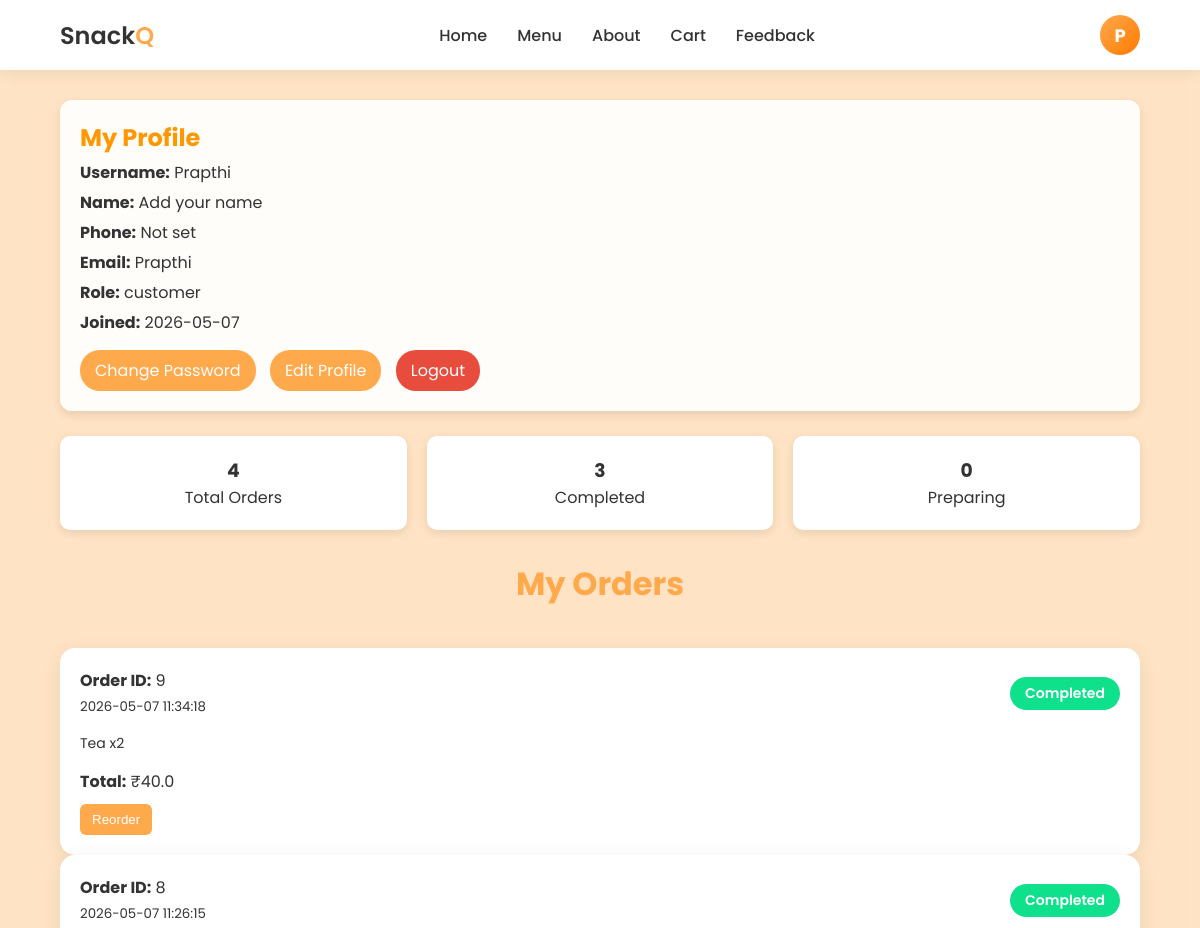
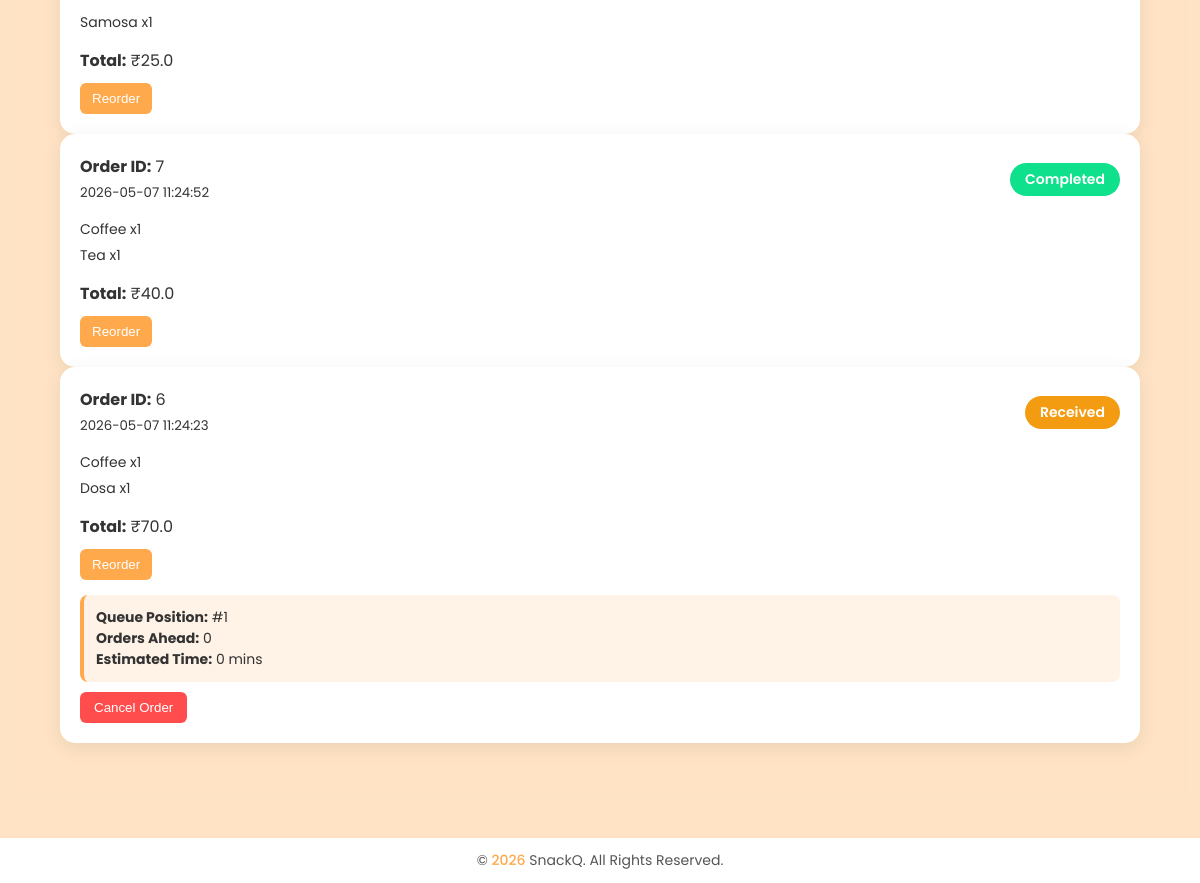
Page /profile (signed in) on the committed database (2 pictures, top to bottom).
### tables this page shows
CREATE TABLE users (
            id INTEGER PRIMARY KEY AUTOINCREMENT,
            username TEXT UNIQUE,
            password TEXT,
            role TEXT DEFAULT 'user',
            full_name TEXT,
            email TEXT,
            phone TEXT,
            created_at TEXT DEFAULT CURRENT_TIMESTAMP
        );

CREATE TABLE orders (
            id INTEGER PRIMARY KEY AUTOINCREMENT,
            user_id INTEGER,
            total_amount REAL,
            status TEXT,
            created_at TIMESTAMP DEFAULT CURRENT_TIMESTAMP
        );

CREATE TABLE order_items (
            id INTEGER PRIMARY KEY AUTOINCREMENT,
            order_id INTEGER,
            item_name TEXT,
            price REAL,
            quantity INTEGER
        );

### app.py (the view)
@app.route("/profile")
def profile():
    if session.get("role") != "customer":
        return "Access Denied"
    conn = get_db_connection()
    user = conn.execute("""
        SELECT username, full_name, email, phone, role, created_at
        FROM users
        WHERE id=?
    """, (session["user_id"],)).fetchone()
    active_orders = conn.execute("""
        SELECT id FROM orders
        WHERE status NOT IN ('Completed', 'Cancelled')
        ORDER BY id ASC
    """).fetchall()
    active_order_ids = [order["id"] for order in active_orders]
    orders = conn.execute("""
        SELECT * FROM orders
        WHERE user_id=?
        ORDER BY id DESC
    """, (session["user_id"],)).fetchall()
    orders_with_details = []
    for order in orders:
        items = conn.execute("""
            SELECT * FROM order_items
            WHERE order_id=?
        """, (order["id"],)).fetchall()
        if order["id"] in active_order_ids:
            position = active_order_ids.index(order["id"]) + 1
            orders_ahead = position - 1
            estimated_time = orders_ahead * 5
        else:
            position = "-"
            orders_ahead = "-"
            estimated_time = "-"
        orders_with_details.append({
            "id": order["id"],
            "status": order["status"],
            "created_at": order["created_at"],
            "total_amount": order["total_amount"],
            "items": items,
            "position": position,
            "orders_ahead": orders_ahead,
            "estimated_time": estimated_time
        })
    conn.close()
    return render_template(
        "profile.html",
        orders=orders_with_details,
        user=user
    )

### app.py (called while the page is built)
def get_db_connection():
    conn = sqlite3.connect(DATABASE)
    conn.row_factory = sqlite3.Row
    return conn

### templates/profile.html (shortened to what this page needs)
{% extends "base.html" %}
{% block content %}
<section class="dashboard-section">
    <div class="profile-card">
    <h2>My Profile</h2>
    <div class="profile-info">
        <p><strong>Username:</strong> {{ user.username.split('@')[0] }}</p>
        <p><strong>Name:</strong> {{ user.full_name or "Add your name" }}</p>
        <p><strong>Phone:</strong> {{ user.phone or "Not set" }}</p>
        <p><strong>Email:</strong> {{ user.username }}</p>
        <p><strong>Role:</strong> {{ user.role }}</p>
        {% if user.created_at %}
            <p><strong>Joined:</strong> {{ user.created_at.split(" ")[0] }}</p>
        {% endif %}
    </div>
    <div class="profile-actions">
        <a href="/change_password" class="profile-btn">Change Password</a>
        <a href="/edit_profile" class="profile-btn">Edit Profile</a>
        <a href="/logout" class="profile-btn logout">Logout</a>
    </div>
    </div>
    <div class="profile-stats">
    <div class="stat-box">
        <h3>{{ orders|length }}</h3>
        <p>Total Orders</p>
    </div>
    <div class="stat-box">
        <h3>
            {{ orders | selectattr('status', 'equalto', 'Completed') | list | length }}
        </h3>
        <p>Completed</p>
    </div>
    <div class="stat-box">
        <h3>
            {{ orders | selectattr('status', 'equalto', 'Preparing') | list | length }}
        </h3>
        <p>Preparing</p>
    </div>
    </div>
    <h2 class="dashboard-title">My Orders</h2>
    {% if orders %}
        {% for order in orders %}
        <div class="order-card">
            <div class="order-header">
                <div>
                    <strong>Order ID:</strong> {{ order.id }} <br>
                    <small class="order-date">{{ order.created_at }}</small>
                </div>
                <span class="status-badge {{ order.status }}">
                    {{ order.status }}
                </span>
            </div>
            <div class="order-items">
                {% for item in order["items"] %}
                <div class="order-item">
                    <span>{{ item.item_name }}</span>
                    <span>x{{ item.quantity }}</span>
                </div>
                {% endfor %}
            </div>
            <div class="order-total">
                <strong>Total:</strong> ₹{{ order.total_amount }}
            </div>
            {% if order.status != "Cancelled" %}
                <form method="POST" action="/reorder/{{ order.id }}">
                    <button class="reorder-btn">Reorder</button>
                </form>
            {% endif %}
            {% if order.status not in ["Completed", "Cancelled"] %}
            <div class="queue-info">
                <div><strong>Queue Position:</strong> #{{ order.position }}</div>
                <div><strong>Orders Ahead:</strong> {{ order.orders_ahead }}</div>
                <div><strong>Estimated Time:</strong> {{ order.estimated_time }} mins</div>
            </div>
            {% endif %}
            {% if order.status == "Received" %}
                <form method="POST" action="/cancel_order/{{ order.id }}">
                    <button class="cancel-btn"
                        onclick="return confirm('Are you sure you want to cancel this order?')">
                        Cancel Order
                    </button>
                </form>
            {% endif %}
        </div>
        {% endfor %}
    {% else %}
        <div class="no-orders">
            <p>No orders yet 🍽</p>
            <a href="/menu" class="auth-btn">Order Now</a>
        </div>
    {% endif %}
</section>
{% endblock %}

### templates/base.html (shortened to what this page needs)
<!DOCTYPE html>
<html lang="en">
<head>
    <link rel="stylesheet" href="{{ url_for('static', filename='css/style.css') }}">
</head>
<body>
    <nav class="navbar">
        <div class="logo">Snack<span>Q</span></div>
        <ul class="nav-links">
            {% if not session.get("role") %}
            <li><a href="/">Home</a></li>
            <li><a href="/menu">Menu</a></li>
            <li><a href="/about">About</a></li>
            <li><a href="/feedback">Feedback</a></li>
            {% elif session.get("role") == "customer" %}
            <li><a href="/">Home</a></li>
            <li><a href="/menu">Menu</a></li>
            <li><a href="/about">About</a></li>
            <li><a href="/cart" class="cart-link">
            Cart
            <span id="cart-count" class="cart-badge">0</span></a></li>
            <li><a href="/feedback">Feedback</a></li>
            {% endif %}
        </ul>
        <div class="nav-buttons">
            {% if session.get("role") == "customer" %}
                <div class="profile-dropdown">
                    <div class="profile-icon" onclick="toggleDropdown()">
                    {{ session.get("user")[0].upper() if session.get("user") else "U" }}
                    </div>
                </div>
            {% elif session.get("role") == "staff" %}
            <a href="/staff" class="login-btn">Dashboard</a>
            <a href="/menu">View Menu</a>
            <a href="/staff/menu">Manage Menu</a>
            <a href="/logout" class="register-btn">Logout</a>
            {% elif session.get("role") == "admin" %}
            <a href="/admin" class="login-btn">Admin Panel</a>
            <a href="/menu">View Menu</a>
            <a href="/admin/feedback">Feedback</a>
            <a href="/logout" class="register-btn">Logout</a>
            {% else %}
            <a href="/login" class="login-btn">Login</a>
            <a href="/register" class="register-btn">Register</a>
            {% endif %}
        </div>
    </nav>
    <main class="main-content">
        {% block content %}{% endblock %}
    </main>
    <footer class="footer">
        <div class="footer-content">
            <p>© <span id="year"></span> SnackQ. All Rights Reserved.</p>
        </div>
    </footer>
</body>
</html>

### static/css/style.css (style rules this page uses)
* { margin: 0; padding: 0; box-sizing: border-box; }
html, body { height: 100%; margin: 0; }
body { min-height: 100vh; display: flex; flex-direction: column; font-family: 'Poppins', sans-serif; background-color: #FFF7ED; color: #333; }
button, a { transition: all 0.25s ease; }
h2 { color: #ff9800; }
.navbar { position: fixed; width: 100%; top: 0; background: white; display: flex; justify-content: space-between; align-items: center; padding: 15px 60px; box-shadow: 0 2px 15px rgba(0, 0, 0, 0.08); z-index: 1000; }
.logo { font-size: 24px; font-weight: 600; }
.logo span { color: #FFA94D; }
.nav-links { list-style: none; display: flex; gap: 30px; }
.nav-links a { text-decoration: none; color: #333; font-weight: 500; transition: 0.3s; }
.cart-link { position: relative; }
.profile-dropdown { position: relative; display: inline-block; }
.profile-icon { width: 40px; height: 40px; background: linear-gradient(135deg, #FFA94D, #FF7A00); color: white; border-radius: 50%; display: flex; align-items: center; justify-content: center; cursor: pointer; font-size: 18px; transition: 0.3s; font-weight: bold; }
.main-content { flex: 1; padding-top: 60px; padding-bottom: 80px; }
.footer { position: fixed; bottom: 0; left: 0; width: 100%; background: white; border-top: 2px solid #FFE0C2; display: flex; align-items: center; justify-content: center; font-size: 14px; color: #555; z-index: 1000; padding: 12px 0; }
.footer-content span { color: #FFA94D; font-weight: 500; }
.profile-card { background: rgba(255, 255, 255, 0.9); padding: 20px; border-radius: 12px; margin-bottom: 25px; box-shadow: 0 4px 10px rgba(0, 0, 0, 0.1); }
.profile-info p { margin: 5px 0; }
.profile-actions { margin-top: 15px; }
.profile-btn { display: inline-block; padding: 8px 15px; margin-right: 10px; border-radius: 20px; background: #FFA94D; color: white; text-decoration: none; }
.profile-btn.logout { background: #e74c3c; }
.profile-stats { display: flex; gap: 20px; margin-bottom: 30px; }
.stat-box { flex: 1; background: white; padding: 20px; border-radius: 10px; text-align: center; box-shadow: 0 3px 10px rgba(0, 0, 0, 0.1); }
.dashboard-section { padding: 40px 60px 60px; backdrop-filter: blur(6px); }
.dashboard-title { text-align: center; font-size: 32px; color: #FFA94D; margin-bottom: 40px; }
.order-card { background: white; padding: 20px; border-radius: 15px; box-shadow: 0 5px 20px rgba(0, 0, 0, 0.08); transition: 0.3s ease; }
.order-header { display: flex; justify-content: space-between; align-items: center; margin-bottom: 15px; }
.queue-info { margin-top: 15px; padding: 12px; background: #FFF2E6; border-left: 4px solid #FFA94D; border-radius: 8px; font-size: 14px; }
.order-items { margin-bottom: 15px; }
.order-item { font-size: 14px; margin-bottom: 5px; }
.cancel-btn { margin-top: 10px; background: #ff4d4d; color: white; border: none; padding: 8px 14px; border-radius: 6px; cursor: pointer; }
.reorder-btn { background: #FFA94D; border: none; padding: 8px 12px; margin-top: 10px; border-radius: 6px; color: white; cursor: pointer; }
.status-badge { padding: 6px 15px; border-radius: 20px; font-size: 14px; color: white; text-transform: capitalize; font-weight: 600; }
.status-badge.Received { background: #f39c12; }
.status-badge.Completed { background: #0ee08c; }

### rows in the picture
users: username "Prapthi", full_name "Add your name", phone "Not set", role "customer", created_at "2026-05-07"
orders: id "9", created_at "2026-05-07 11:34:18", status "Completed", total_amount "40.0"
order_items: item_name "Tea", quantity "2"
orders: id "8", created_at "2026-05-07 11:26:15", status "Completed", total_amount "25.0"
order_items: item_name "Samosa", quantity "1"
orders: id "7", created_at "2026-05-07 11:24:52", status "Completed", total_amount "40.0"
order_items: item_name "Coffee", quantity "1"
order_items: item_name "Tea", quantity "1"
orders: id "6", created_at "2026-05-07 11:24:23", status "Received", total_amount "70.0", position "1", orders_ahead "0", estimated_time "0"
order_items: item_name "Coffee", quantity "1"
order_items: item_name "Dosa", quantity "1"

### other values in the picture
{{ session.get("user")[0].upper() if session.get("user") else "U" }} "P"
{{ orders|length }} "4"
{{ orders | selectattr('status', 'equalto', 'Completed') | list | length }} "3"
{{ orders | selectattr('status', 'equalto', 'Preparing') | list | length }} "0"
